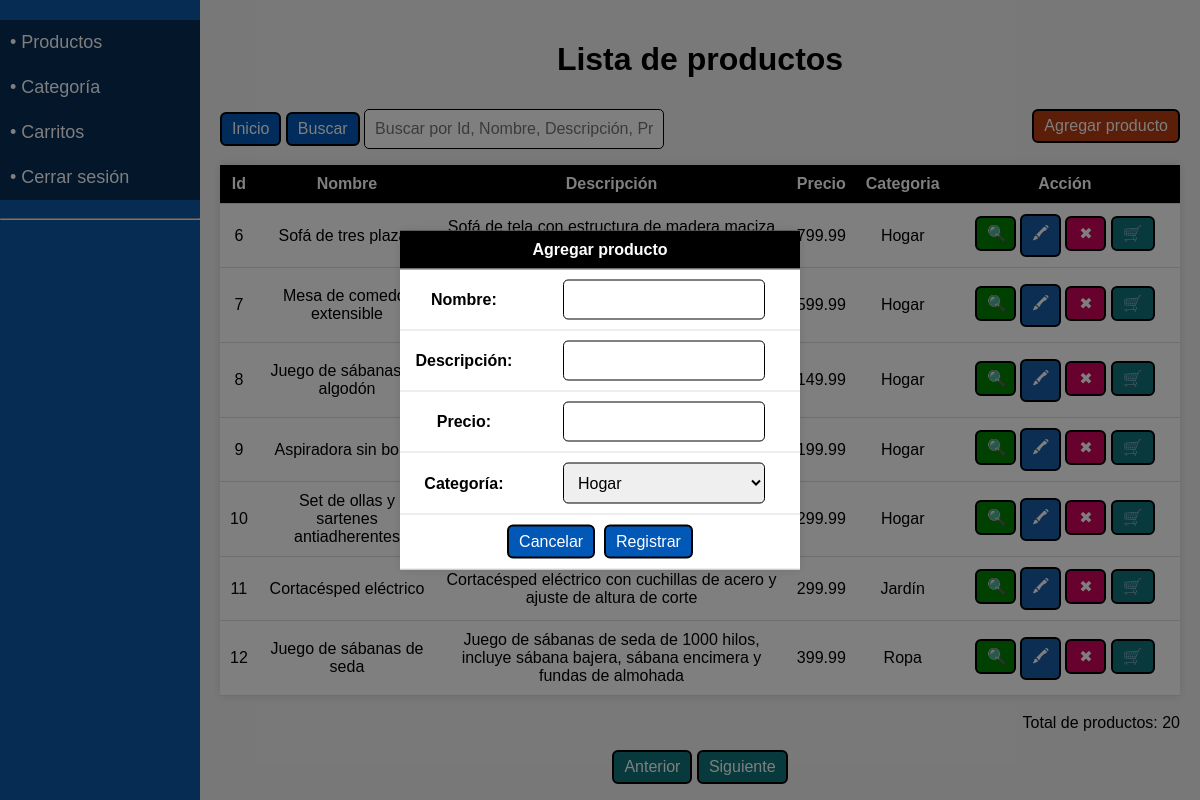
Page /productos_registrar.php (signed in) on the committed database.
### tables this page shows
CREATE TABLE `productos` (
  `id` int(11) NOT NULL,
  `nombre` varchar(50) DEFAULT NULL,
  `descripcion` varchar(255) DEFAULT NULL,
  `precio` decimal(10,2) DEFAULT NULL,
  `categoria_id` int(11) DEFAULT NULL
);

CREATE TABLE `categoria_productos` (
  `id` int(11) NOT NULL,
  `nombre` varchar(50) DEFAULT NULL
);

### productos_tabla.php (the view, shortened to what this page needs)
<?php
include("barra_lateral.php");
?>
<html>
<body>
<div class="ContenedorPrincipal">
<?php
$filasmax = 7;
if (isset($_GET['pag'])) {
    $pagina = $_GET['pag'];
} else {
    $pagina = 1;
}
if (isset($_POST['btnbuscar'])) {
    $buscar = $_POST['txtbuscar'];
    $sqlusu = mysqli_query($conn, "SELECT pro.id, pro.nombre, descripcion, precio, cat.nombre as categoria
        FROM productos pro, categoria_productos cat
        WHERE pro.categoria_id = cat.id AND (
            pro.id LIKE '%$buscar%' OR
            pro.nombre LIKE '%$buscar%' OR
            descripcion LIKE '%$buscar%' OR
            precio LIKE '%$buscar%' OR
            cat.nombre LIKE '%$buscar%'
        )");
} else {
    $sqlusu = mysqli_query($conn, "SELECT pro.id, pro.nombre, descripcion, precio, cat.nombre as categoria
        FROM productos pro, categoria_productos cat
        WHERE pro.categoria_id = cat.id
        ORDER BY pro.id ASC
        LIMIT " . (($pagina - 1) * $filasmax) . "," . $filasmax);
}
$resultadoMaximo = mysqli_query($conn, "SELECT count(*) as num_productos FROM productos");
$maxusutabla = mysqli_fetch_assoc($resultadoMaximo)['num_productos'];
?>
<div class="ContenedorTabla">
    <form method="POST">
        <h1>Lista de productos</h1>
        <div class="ContBuscar">
            <div style="float: left;">
                <a href="productos_tabla.php" class="BotonesTeam">Inicio</a>
                <input class="BotonesTeam" type="submit" value="Buscar" name="btnbuscar">
                <input class="CajaTextoBuscar" type="text" name="txtbuscar" placeholder="Buscar por Id, Nombre, Descripción, Precio, Categoría" autocomplete="off">
            </div>
            <div style="float:right;">
                <?php echo "<a class='BotonesTeam5' href=\"productos_registrar.php?pag=$pagina\">Agregar producto</a>";?>
            </div>
        </div>
    </form>
    <table>
        <tr>
            <th>Id</th>
            <th>Nombre</th>
            <th>Descripción</th>
            <th>Precio</th>
            <th>Categoria</th>
            <th>Acción</th>
        </tr>
        <?php
        while ($mostrar = mysqli_fetch_assoc($sqlusu)) {
            echo "<tr>";
            echo "<td>".$mostrar['id']."</td>";
            echo "<td>".$mostrar['nombre']."</td>";
            echo "<td>".$mostrar['descripcion']."</td>";
            echo "<td>".$mostrar['precio']."</td>";
            echo "<td>".$mostrar['categoria']."</td>";
            echo "<td style='width:24%'>
            <a class='BotonesTeam1' href=\"productos_ver.php?id=$mostrar[id]&pag=$pagina\">&#x1F50D;</a>
            <a class='BotonesTeam2' href=\"productos_modificar.php?id=$mostrar[id]&pag=$pagina\">&#128397;</a>
            <a class='BotonesTeam3' href=\"productos_eliminar.php?id=$mostrar[id]&pag=$pagina\" onClick=\"return confirm('¿Estás seguro de eliminar el producto $mostrar[nombre]?')\">&#10006;</a>
            <a class='BotonesTeam4' href=\"carrito.php?id=$mostrar[id]&pag=$pagina\">&#128722;</a>
            </td>";
        }
        ?>
    </table>
    <div style='text-align:right'>
        <br>
        <?php echo "Total de productos: ".$maxusutabla;?>
    </div>
</div>
<div style='text-align:right'>
    <br>
</div>
<div style="text-align:center">
    <?php
    if (isset($_GET['pag'])) {
        if ($_GET['pag'] > 1) {
    ?>
    <a class="BotonesTeam4" href="productos_tabla.php?pag=<?php echo $_GET['pag'] - 1; ?>">Anterior</a>
    <?php
        } else {
    ?>
    <a class="BotonesTeam4" href="#" style="pointer-events: none">Anterior</a>
    <?php
        }
    ?>
    <?php
    } else {
    ?>
    <a class="BotonesTeam4" href="#" style="pointer-events: none">Anterior</a>
    <?php
    }
    if (isset($_GET['pag'])) {
        if ((($pagina) * $filasmax) < $maxusutabla) {
    ?>
    <a class="BotonesTeam4" href="productos_tabla.php?pag=<?php echo $_GET['pag'] + 1; ?>">Siguiente</a>
    <?php
        } else {
    ?>
    <a class="BotonesTeam4" href="#" style="pointer-events: none">Siguiente</a>
    <?php
        }
    ?>
    <?php
    } else {
    ?>
    <a class="BotonesTeam4" href="productos_tabla.php?pag=2">Siguiente</a>
    <?php
    }
    ?>
</div>
</div>
</body>
</html>

### css/styles.css (style rules this page uses)
body { background: #f2f2f2; font-family: Arial, sans-serif; margin:0; padding:0; display: flex; flex-direction: column; }
h1 { color:black; }
.ContenedorPrincipal { margin-left: 200px; padding: 20px; box-sizing: border-box; text-align:center; }
table { border-collapse: collapse; width: 100%; margin: 0 auto; background-color: #fff; box-shadow: 0 0 10px rgba(0, 0, 0, 0.1); color:#000; }
th { background-color: black; color: white; }
th, td { padding: 10px; text-align: center; border-bottom: 1px solid #dddddd; }
.ContenedorTabla { margin-left: auto; margin-right: auto; max-width:1260px; width: 100%; }
.BotonesTeam,.BotonesTeam1,.BotonesTeam2,.BotonesTeam3,.BotonesTeam4,.BotonesTeam5 { text-align:center; display: inline-block; background:#0258b6; padding: 6px 10px; border-radius:6px; text-decoration: none; color:white; border:2px solid black; cursor:pointer; font-size: 16px; }
.BotonesTeam1,.BotonesTeam2,.BotonesTeam3 { transition: transform 250ms; width:8%; background:green; }
.BotonesTeam2 { background:#185ca7; }
.BotonesTeam3 { background:#cf055f; }
.BotonesTeam4 { background:#11757A; }
.BotonesTeam5 { transition: transform 250ms; background:#B63C12; }
.ContBuscar { overflow: hidden; padding-top:1%; }
.CajaTextoBuscar { width: 300px; padding: 10px; font-size:1em; border-radius:5px; border:1px solid black; color:black; }

### rows in the picture
productos: id "6", nombre "Sofá de tres plazas", descripcion "Sofá de tela con estructura de madera maciza…", precio "799.99", categoria_productos.nombre "Hogar"
productos: id "7", nombre "Mesa de comedor extensible", precio "599.99", categoria_productos.nombre "Hogar"
productos: id "8", nombre "Juego de sábanas de algodón", precio "149.99", categoria_productos.nombre "Hogar"
productos: id "9", nombre "Aspiradora sin bolsa", precio "199.99", categoria_productos.nombre "Hogar"
productos: id "10", nombre "Set de ollas y sartenes antiadherentes", precio "299.99", categoria_productos.nombre "Hogar"
productos: id "11", nombre "Cortacésped eléctrico", descripcion "Cortacésped eléctrico con cuchillas de acero y ajuste de altura de corte", precio "299.99", categoria_productos.nombre "Jardín"
productos: id "12", nombre "Juego de sábanas de seda", descripcion "Juego de sábanas de seda de 1000 hilos, incluye sábana bajera, sábana encimera y fundas de almohada", precio "399.99", categoria_productos.nombre "Ropa"

### other values in the picture
$maxusutabla "20"
form field txtcat "Hogar"
